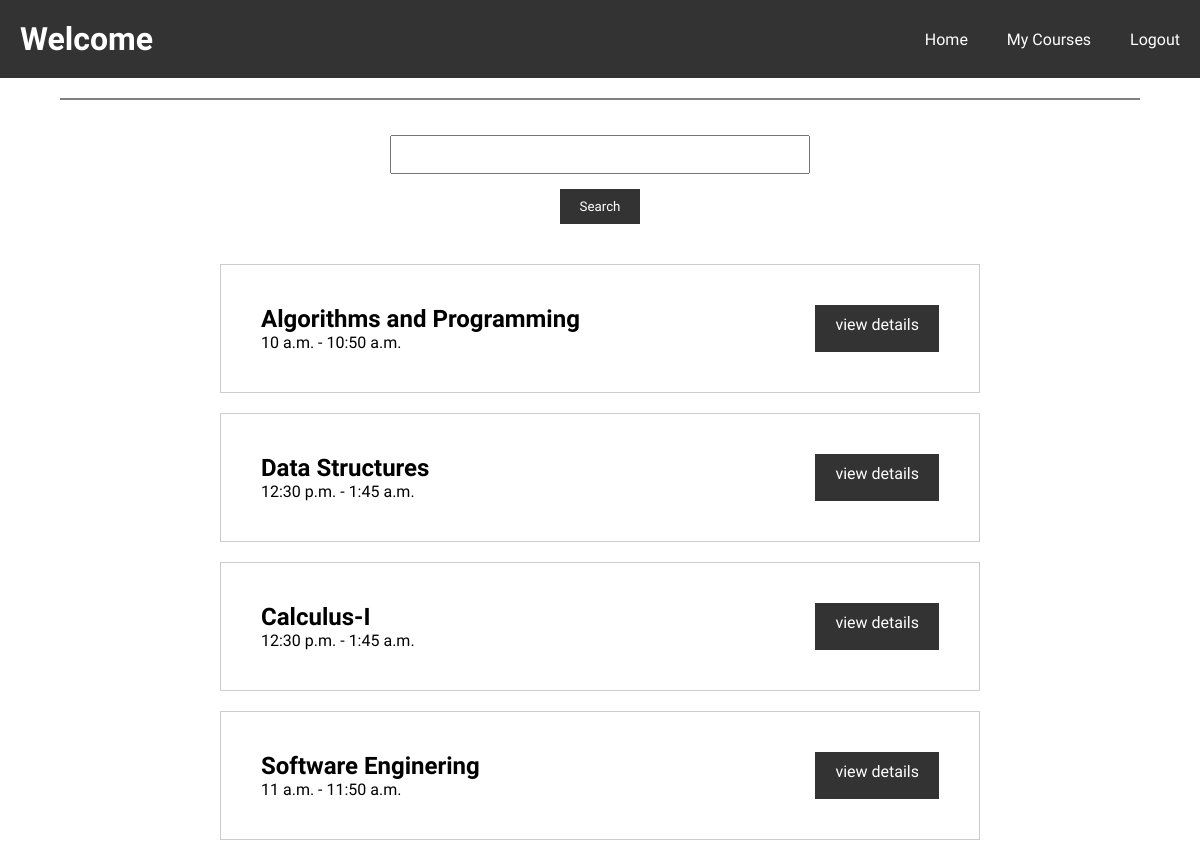
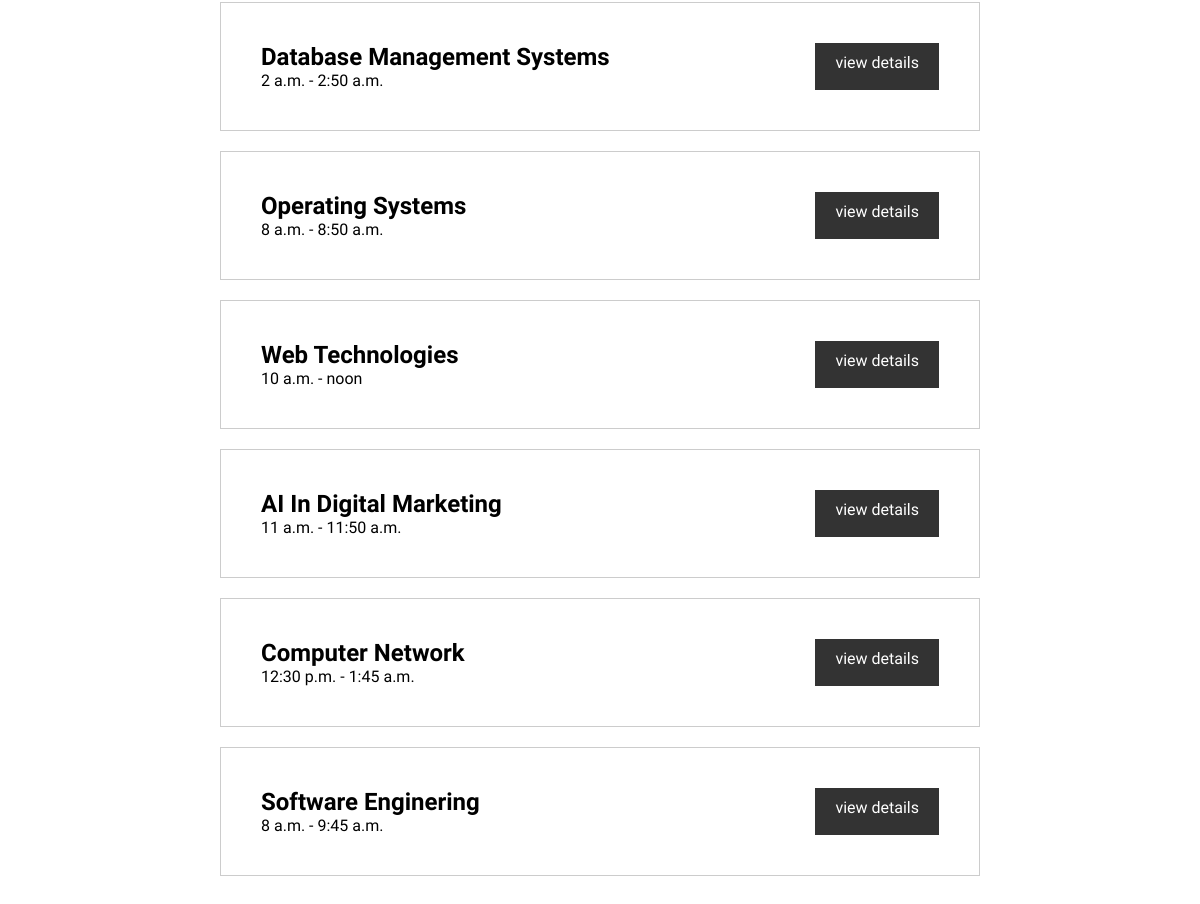
The app's page / (signed in) with its own data (2 pictures, top to bottom).
### djangoweb/models.py (models this page shows)
class Courses(models.Model):
    code = models.CharField(primary_key=True, max_length=10)
    name = models.CharField(max_length=100)
    description = models.CharField(max_length=255)
    prerequisites = models.ManyToManyField('self', through=CoursePrerequisite, symmetrical=False, related_name='related_to')
    instructor = models.CharField(max_length=30, default='')
    capacity = models.IntegerField(default=0)
    schedule_id = models.ForeignKey(CourseSchedules, on_delete=models.CASCADE, null=True)

class CourseSchedules(models.Model):
    id = models.IntegerField(primary_key=True)
    days = models.CharField(max_length=100)
    start_time = models.TimeField()
    end_time = models.TimeField()
    room_no = models.CharField(max_length=5)

### djangoweb/views.py (the view, shortened to what this page needs)
# urls.py: path('', views.home),
@login_required(login_url='/login')
def home(request):
    courses = Courses.objects.all()
    search_query = ''
    if request.method == 'POST':
        form = CourseRegistrationForm(request.POST)
        if form.is_valid():
            search_query = form.cleaned_data.get("query")
            courses = Courses.objects.filter(Q(name__icontains=search_query))
    else:
        form = CourseRegistrationForm()
    student = Students.objects.get(user = request.user)
    my_courses = studentsReg.objects.filter(student_id=student)
    now = datetime.now()
    notefication = []
    return render(request, 'webapp/home.html', context={'courses': courses, 'search_query': search_query, 'form': form,'notifications':notefication})

### djangoweb/forms.py
class CourseRegistrationForm(forms.Form):
    query = forms.CharField(max_length=100, required=False)

### djangoweb/templates/webapp/home.html (shortened to what this page needs)
<!DOCTYPE html>
<html lang="ar">
  <head>
    {% load static %}
    <link rel="stylesheet" href="{% static 'css/home.css' %}" />
    <link rel="stylesheet" href="{% static 'css/index.css' %}" />
  </head>
  <body>
    {% include 'webapp/header.html' %}
    {% include 'webapp/notifications.html' %}
    <div class="search-container">
      <form action="" method="post">
        {% csrf_token %} {{ form.as_p }}
        <input type="submit" value="Search" />
      </form>
    </div>
    <div class="courses-container">
      {% for course in courses %}
      <div class="course">
        <div class="details">
          <h2>{{ course.name }}</h2>
          <p>
            {{ course.schedule_id.start_time }} - {{ course.schedule_id.end_time}}
          </p>
        </div>
        <a href="/courseDetails/{{ course.code }}" class="view-details"
          >view details</a
        >
      </div>
      {% endfor %}
    </div>
  </body>
</html>

### djangoweb/templates/webapp/header.html
{%load static%}
<link rel="stylesheet" href="{%static 'css/header.css'%}">
<header>
    <h1>Welcome</h1>
    <nav>
        <a href="/">Home</a>
        <a href="/my-courses">My Courses</a>
        <a href="/logout_view">Logout </a>
    </nav>
</header>

### djangoweb/templates/webapp/notifications.html (shortened to what this page needs)
{% load static %}
<link rel="stylesheet" href="{%static 'css/notifications.css'%}">
<div class="notifications">
</div>

### djangoweb/static/css/home.css (style rules this page uses)
body { font-family: Arial, sans-serif; margin: 0; padding: 0; }
.courses-container { max-width: 800px; margin: 20px auto; padding: 20px; }
.course { padding: 40px; margin-bottom: 20px; border: 1px solid #ccc; position: relative; display: flex; justify-content: space-between; }
.course h2 { margin-top: 0; }
.course p { margin-bottom: 0; }
.search-container { margin-top: 20px; text-align: center; margin-bottom: 20px; }
.search-container input[type="text"] { padding: 10px; width: 35%; margin: 15px; box-sizing: border-box; }
.search-container input[type="submit"] { padding: 10px 20px; background-color: #333; color: #fff; border: none; cursor: pointer; }
.view-details { padding: 10px 20px; background-color: #333; color: #fff; text-decoration: none; border: none; cursor: pointer; transition: background-color 0.3s; }

### djangoweb/static/css/index.css (style rules this page uses)
* { font-family: "Poetsen One", sans-serif; margin: 0; padding: 0; box-sizing: border-box; }

### djangoweb/static/css/header.css (style rules this page uses)
header { background-color: #333; color: #fff; padding: 20px; text-align: center; display: flex; justify-content: space-between; align-items: center; }
nav { display: flex; justify-content: space-between; width: 22%; }
nav > a { color: white; text-decoration: none; transition: ease 0.3s; }

### djangoweb/static/css/notifications.css (style rules this page uses)
.notifications { width: 90%; margin: 0 auto; margin-top: 20px; overflow-x: auto; height: auto; border: 0.5px solid gray; }

### records on screen
Courses: name "Algorithms and Programming", schedule_id.start_time "10 a.m.", schedule_id.end_time "10:50 a.m."
Courses: name "Data Structures", schedule_id.start_time "12:30 p.m.", schedule_id.end_time "1:45 a.m."
Courses: name "Calculus-I", schedule_id.start_time "12:30 p.m.", schedule_id.end_time "1:45 a.m."
Courses: name "Software Enginering", schedule_id.start_time "11 a.m.", schedule_id.end_time "11:50 a.m."
Courses: name "Database Management Systems", schedule_id.start_time "2 a.m.", schedule_id.end_time "2:50 a.m."
Courses: name "Operating Systems", schedule_id.start_time "8 a.m.", schedule_id.end_time "8:50 a.m."
Courses: name "Web Technologies", schedule_id.start_time "10 a.m.", schedule_id.end_time "noon"
Courses: name "AI In Digital Marketing", schedule_id.start_time "11 a.m.", schedule_id.end_time "11:50 a.m."
Courses: name "Computer Network", schedule_id.start_time "12:30 p.m.", schedule_id.end_time "1:45 a.m."
Courses: name "Software Enginering", schedule_id.start_time "8 a.m.", schedule_id.end_time "9:45 a.m."
